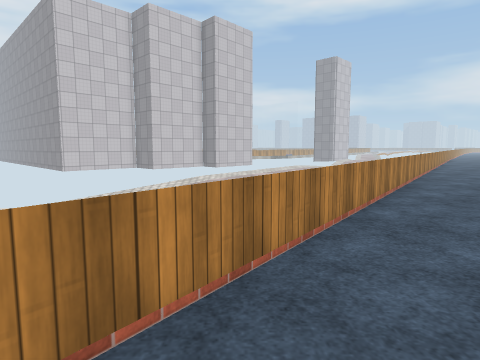
[1] (above)

15 first-person views from a walk through a 3-D level made in the Unity game engine. The camera is 1.3 m above the floor, tilts 6° down and sees 75° across. The floor is counted in squares, 1 m on a side. Each view is taken from the middle of a square. On the plan, view 1 faces up. The plan holds only what a view shows up to about 14 squares ahead; the rest is blank. The place goes on beyond the plan. The player is left out. Surface patterns are stand-ins for the level's own textures.

[2]
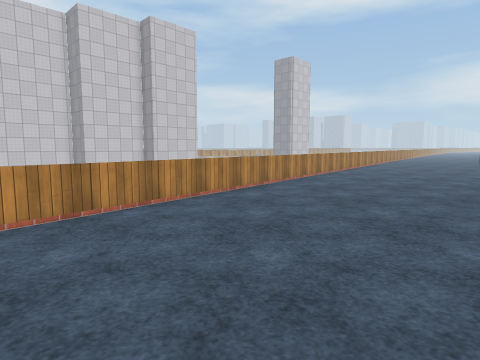

[3]
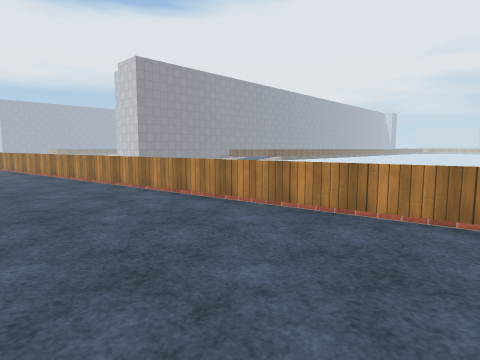

[4]
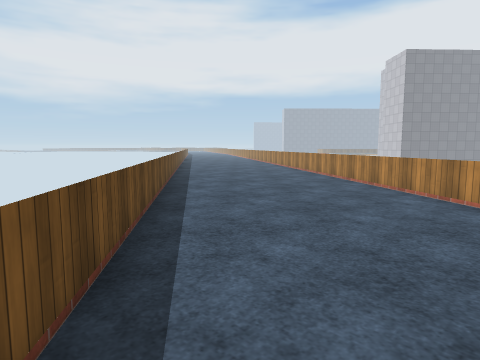

[5]
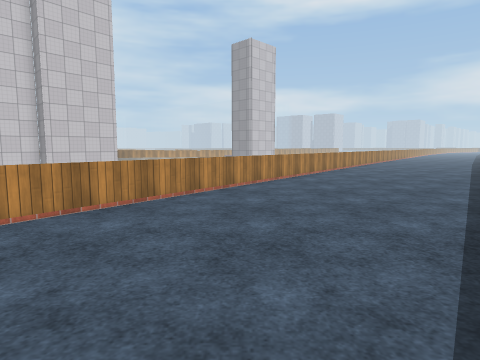

[6]
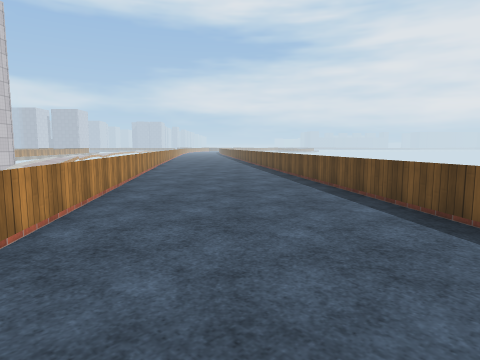

[7]
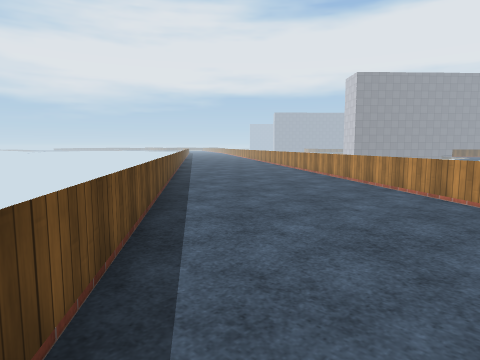

[8]
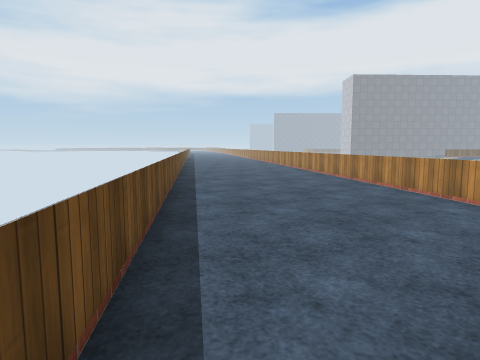

[9]
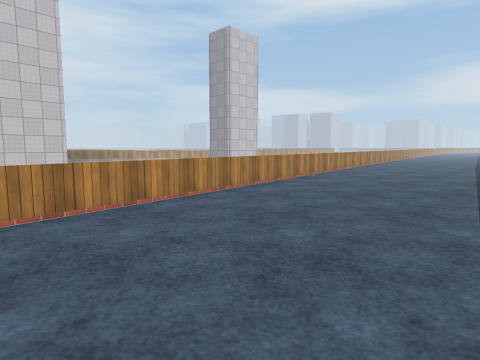

[10]
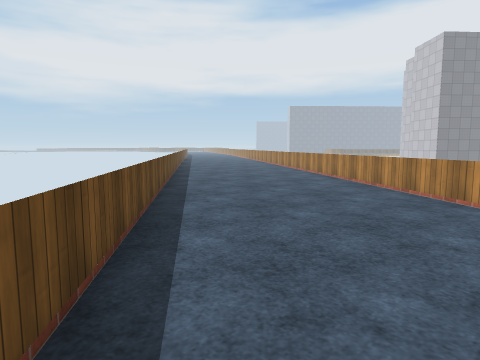

[11]
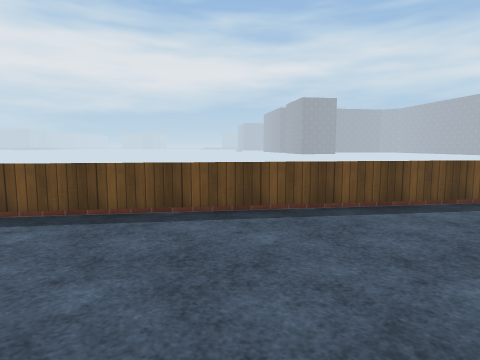

[12]
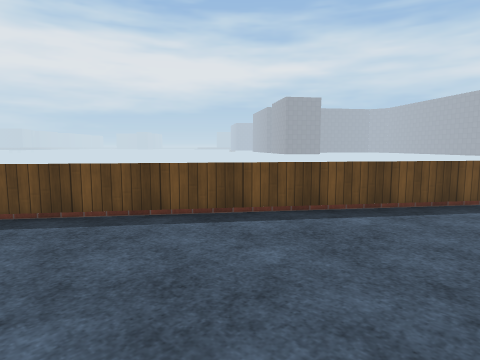

[13]
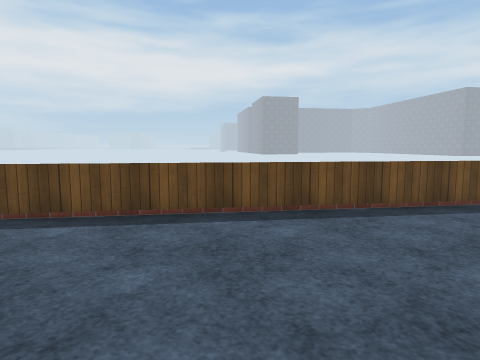

[14]
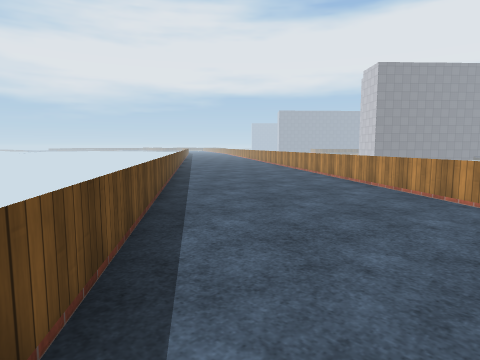

[15]
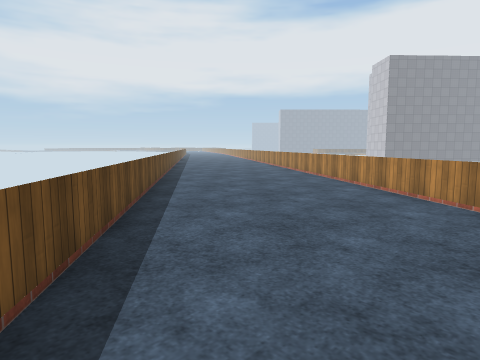

### Floor plan
Key: @ floor where view 1 was taken; # wall or solid block; . floor; = window, fence, low wall or low ledge.
Columns run from 9 left of view 1 to 22 right of it. Each row starts with its distance up from view 1.
 23                        ==.
 22                       #=.......
 21                      #==.......=
 20                      ==.......==
 19                     #=.......==#
 18                    #==......==#
 17                   #==.......=#
 16                   ==.......==
 15                  #=.......==#
 14                 #==.......=#
 13                #==.......==
 12                ==.......==
 11               #=.......==#
 10              #==.......=#
  9              ==.......==
  8             ==.......==
  7            #=.......==#
  6           #==.......=#
  5           ==.......==
  4          ==.......==
  3         #=.......==#
  2        #==.......=#
  1        ==.......==
  0       ==.@.....==
 -1      #=.......==#
 -2     #==.......=#
 -3     ==.......==
 -4    ==.......==
 -5   #=.......==#
 -6  #==.......=#
 -7  ==.......==
 -8 ==.......==
 -9 =.......==#

Positions as (right, up) in squares from view 1, and headings:
1: (0, 0), facing up
2: (5, 0), facing up
3: (6, 1), facing left
4: (6, 1), facing down-left
5: (10, 6), facing up
6: (9, 11), facing up-right
7: (12, 9), facing down-left
8: (13, 10), facing down-left
9: (12, 9), facing up
10: (3, -3), facing down-left
11: (15, 22), facing down-right
12: (13, 19), facing down-right
13: (10, 15), facing down-right
14: (9, 5), facing down-left
15: (7, 3), facing down-left
